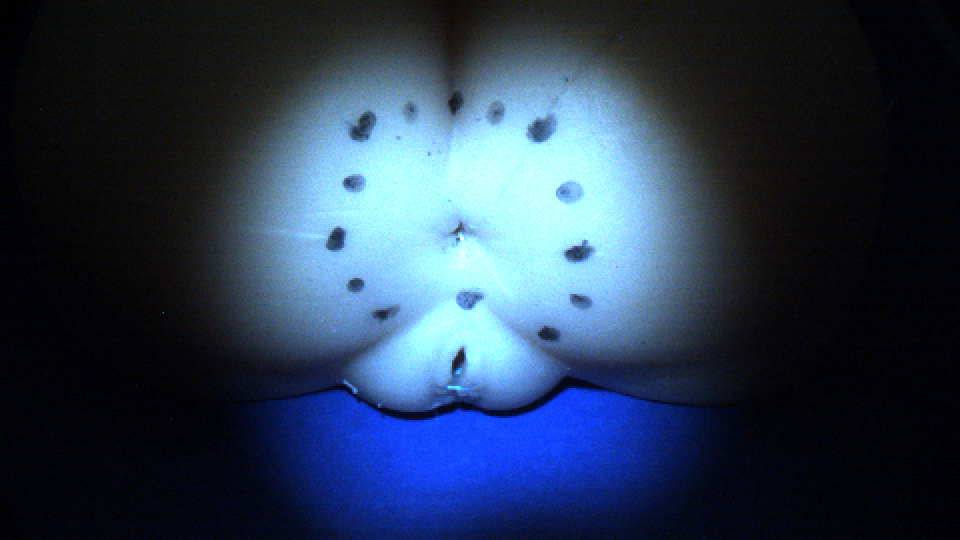
#> input picture test/bge_relax.png, 960 x 540 px, found by its file name
$ python orb_test.py
#> lines starting #> are read from the running program, lines starting #| are printed output that depends on the picture; long printed decimals are rounded
## https://docs.opencv.org/3.4/dc/dc3/tutorial_py_matcher.html
## https://docs.opencv.org/3.4/d7/dff/tutorial_feature_homography.html
## https://www.learnopencv.com/image-alignment-feature-based-using-opencv-c-python/
# from __future__ import print_function
import numpy as np
import cv2 as cv
from matplotlib import pyplot as plt
import time
import math


# [6 lines of commented-out code are left out]

ROI_offset = -40
ROI_radius = 160 #pixel size of the search radius
# ROI_radius = 90 #pixel size of the search radius
img1 = cv.imread('./bge_relax.png',0)
#> img1: shape (540, 960); min 0, max 251, mean 55.9
v_o = int(img1.shape[1]/2)-ROI_radius
#> v_o = 320
u_o = int(img1.shape[0]/2)-ROI_radius+ROI_offset
#> u_o = 70
v_f = int(img1.shape[1]/2)+ROI_radius
#> v_f = 640
u_f = int(img1.shape[0]/2)+ROI_radius+ROI_offset
#> u_f = 390
img1 = cv.equalizeHist(img1[u_o:u_f,v_o:v_f])
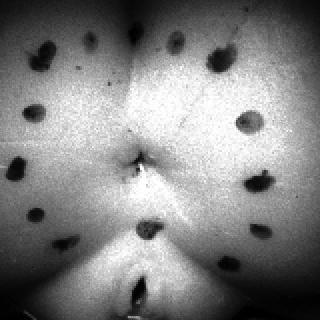
#> img1: shape (320, 320); min 0, max 255, mean 128.6
img2 = cv.imread('./bge_contract.png',0)
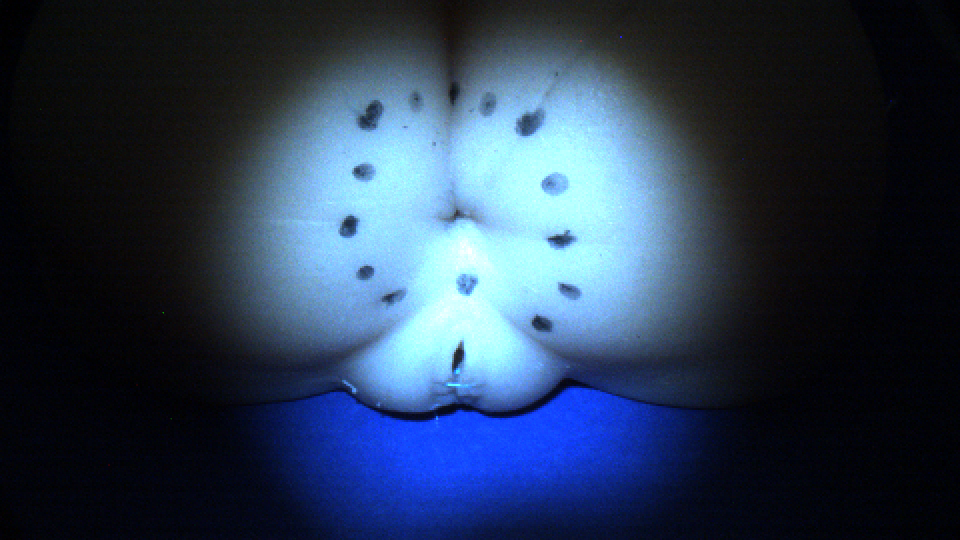
#> input picture test/bge_contract.png, 960 x 540 px, found by its file name
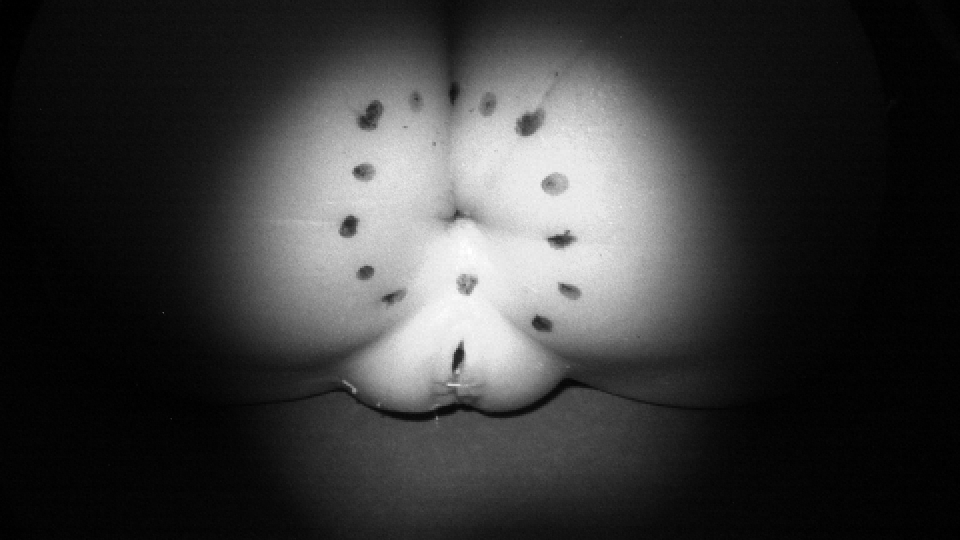
#> img2: shape (540, 960); min 0, max 255, mean 56.2
img2 = cv.equalizeHist(img2[u_o:u_f,v_o:v_f])
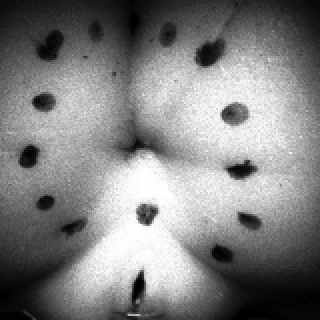
#> img2: shape (320, 320); min 0, max 255, mean 128.4

# Initiate ORB detector
orb = cv.ORB_create()
# find the keypoints with ORB
kp1 = orb.detect(img1,None)
#> kp1 = 431 keypoints; strongest (x, y, size): (140, 166, 37.2), (139, 169, 31), (140, 164, 31), (138, 168, 44.6)
kp2 = orb.detect(img2,None)
#> kp2 = 431 keypoints; strongest (x, y, size): (147, 221, 77.1), (146, 221, 92.6), (141, 272, 44.6), (147, 222, 64.3)
# compute the descriptors with ORB
kp1, des1 = orb.compute(img1, kp1)
kp2, des2 = orb.compute(img2, kp2)
# print kp1[0].pt

# FLANN parameters
FLANN_INDEX_LSH = 6
index_params= dict(algorithm = FLANN_INDEX_LSH,
                   table_number = 6, # 12
                   key_size = 12,     # 20
                   multi_probe_level = 1) #2
search_params = dict(checks=50)   # or pass empty dictionary
# draw only keypoints location,not size and orientation
img1_kp = cv.drawKeypoints(img1, kp1, None, color=(0,255,0), flags=0)
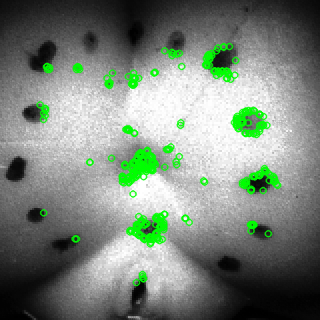
#> img1_kp: shape (320, 320, 3); mean of channels 0, 1, 2 122.2, 133.7, 122.2; drawn as B, G, R
img2_kp = cv.drawKeypoints(img2, kp2, None, color=(0,255,0), flags=0)
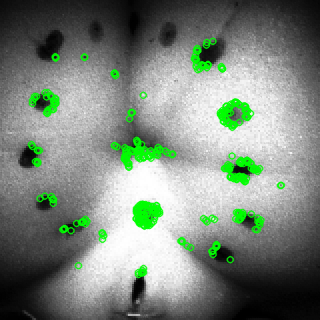
#> img2_kp: shape (320, 320, 3); mean of channels 0, 1, 2 122.8, 134.5, 122.8; drawn as B, G, R
# [12 lines of commented-out code are left out]
flann = cv.FlannBasedMatcher(index_params,search_params)
# Match descriptors.
# matches = bf.match(des1,des2)
matches = flann.knnMatch(des1,des2,k=2)
#> matches = 431 matches
# Need to draw only good matches, so create a mask
matchesMask = [[0,0] for i in range(len(matches))]
#> matchesMask = 431 pairs, first value 0 to 0, second value 0 to 0
#-- Filter matches using the Lowe's ratio test
# ratio test as per Lowe's paper
matches_cnt = 0
# [4 lines of commented-out code are left out]

print ("Numer of good_matches: {}" .format(matches_cnt))


draw_params = dict(matchColor = (0,255,0),
                   singlePointColor = (255,0,0),
                   matchesMask = matchesMask,
                   flags = 0)
#> draw_params = 4 items

# Sort them in the order of their distance.
# matches = sorted(matches, key = lambda x:x.distance)

# Draw first 10 matches.
# img_match = cv.drawMatches(img1,kp1,img2,kp2,matches[:10], None,draw_params)
img_match = cv.drawMatchesKnn(img1,kp1,img2,kp2,matches,None,**draw_params)
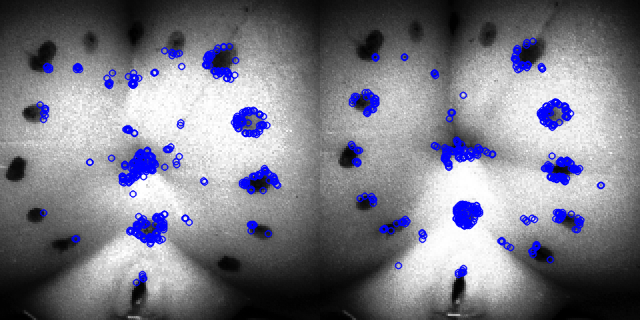
#> img_match: shape (320, 640, 3); mean of channels 0, 1, 2 134.1, 122.5, 122.5; drawn as B, G, R
plt.imshow(img_match),plt.show()

#-- Localize the object
obj = np.empty((len(matches),2), dtype=np.float32)
#> obj = 431 rows, first 8: [1.76e-28, 4.56e-41], [1.76e-28, 4.56e-41], [-4.52e-26, 3.07e-41], [-4.52e-26, 3.07e-41], [1.4e-45, 0], [1.29e-43, 1.68e-44], [1.29e-43, 4.06e-44], [8.41e-45, 0]
scene = np.empty((len(matches),2), dtype=np.float32)
#> scene = 431 pairs, first value -1.65e+36 to 7.27e+31, second value -1.02e+31 to 7.9e+31
for i in range(len(matches)):
    #-- Get the keypoints from the good matches
    obj[i,0] = kp1[i].pt[0]
    obj[i,1] = kp1[i].pt[1]
    scene[i,0] = kp2[i].pt[0]
    scene[i,1] = kp2[i].pt[1]
#> after the loop, obj = 431 pairs, first value 39.6 to 277.2, second value 46.08 to 282; scene = 431 pairs, first value 31 to 280.8, second value 40.8 to 274
# print obj

# Use homography
# Define the motion model
warp_mode = cv.MOTION_HOMOGRAPHY
# warp_mode = cv.MOTION_AFFINE

# Define 2x3 or 3x3 matrices and initialize the matrix to identity
if warp_mode == cv.MOTION_HOMOGRAPHY :
    warp_matrix = np.eye(3, 3, dtype=np.float32)
else :
    warp_matrix = np.eye(2, 3, dtype=np.float32)
# warp_matrix.shape
# Specify the number of iterations.
number_of_iterations = 5000;
print ("Running with {} iterations" .format(number_of_iterations))
# Specify the threshold of the increment
# in the correlation coefficient between two iterations
termination_eps = 1e-10;
# Define termination criteria
criteria = (cv.TERM_CRITERIA_EPS | cv.TERM_CRITERIA_COUNT, number_of_iterations,  termination_eps)
"""
	Run the ECC algorithm. The results are stored in warp_matrix.
	"""
start = time.time()
# (cc, warp_matrix) = cv.findTransformECC (obj, scene, warp_matrix, warp_mode, criteria)
(H, warp_matrix) =  cv.findHomography(obj, scene, cv.RANSAC,  5.0)
#> H = [[-1.32, 0.952, 229.9], [-0.982, 0.666, 177.7], [-0.00545, 0.0037, 1]]; warp_matrix = 431 values, max 1 at index 16, min 0 at index 0, mean 0.0418
end = time.time()
print ("Processed time: {} s" .format((end - start)*1000))

# see https://ch.mathworks.com/help/images/examples/find-image-rotation-and-scale-using-automated-feature-matching.html for details
ss = H[0, 1]
#> ss = 0.952
sc = H[0, 0]
#> sc = -1.32
scaleRecovered = math.sqrt(ss * ss + sc * sc)
#> scaleRecovered = 1.63
thetaRecovered = math.atan2(ss, sc) * 180 / math.pi
#> thetaRecovered = 144.2
print ("MAP: Calculated scale difference: %.2f, " "Calculated rotation difference: {}" .format(scaleRecovered, thetaRecovered))
#| MAP: Calculated scale difference: %.2f, Calculated rotation difference: 1.628

#-- Get the corners from the image_1 ( the object to be "detected" )
obj_corners = np.empty((4,1,2), dtype=np.float32)
obj_corners[0,0,0] = 0
obj_corners[0,0,1] = 0
obj_corners[1,0,0] = img1.shape[1]
obj_corners[1,0,1] = 0
obj_corners[2,0,0] = img1.shape[1]
obj_corners[2,0,1] = img1.shape[0]
obj_corners[3,0,0] = 0
obj_corners[3,0,1] = img1.shape[0]

scene_corners = cv.perspectiveTransform(obj_corners, H)
#> scene_corners = [[229.9, 177.7], [258.8, 183.2], [255.6, 175.5], [244.9, 179.1]]

#-- Draw lines between the corners (the mapped object in the scene - image_2 )
cv.line(img2, (int(scene_corners[0,0,0] + img1.shape[1]), int(scene_corners[0,0,1])),\
    (int(scene_corners[1,0,0] + img1.shape[1]), int(scene_corners[1,0,1])), (0,0,255), 4)
cv.line(img2, (int(scene_corners[1,0,0] + img1.shape[1]), int(scene_corners[1,0,1])),\
    (int(scene_corners[2,0,0] + img1.shape[1]), int(scene_corners[2,0,1])), (0,0,255), 4)
cv.line(img2, (int(scene_corners[2,0,0] + img1.shape[1]), int(scene_corners[2,0,1])),\
    (int(scene_corners[3,0,0] + img1.shape[1]), int(scene_corners[3,0,1])), (0,0,255), 4)
cv.line(img2, (int(scene_corners[3,0,0] + img1.shape[1]), int(scene_corners[3,0,1])),\
    (int(scene_corners[0,0,0] + img1.shape[1]), int(scene_corners[0,0,1])), (0,0,255), 4)
#-- Show detected matches
cv.imshow('Good Matches & Object detection', img2)
cv.waitKey()

# [10 lines of commented-out code are left out]
